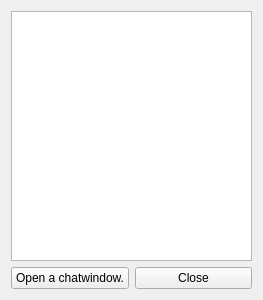
<ui version="4.0" >
 <class>logbrowserClass</class>
 <widget class="QWidget" name="logbrowserClass" >
  <property name="geometry" >
   <rect>
    <x>0</x>
    <y>0</y>
    <width>263</width>
    <height>300</height>
   </rect>
  </property>
  <property name="windowTitle" >
   <string>logbrowser</string>
  </property>
  <layout class="QHBoxLayout" name="horizontalLayout_2" >
   <item>
    <layout class="QVBoxLayout" name="verticalLayout" >
     <item>
      <widget class="QListWidget" name="listWidget" />
     </item>
     <item>
      <layout class="QHBoxLayout" name="horizontalLayout" >
       <item>
        <widget class="QPushButton" name="chat" >
         <property name="text" >
          <string>Open a chatwindow.</string>
         </property>
        </widget>
       </item>
       <item>
        <widget class="QPushButton" name="close" >
         <property name="text" >
          <string>Close</string>
         </property>
        </widget>
       </item>
      </layout>
     </item>
    </layout>
   </item>
  </layout>
 </widget>
 <layoutdefault spacing="6" margin="11" />
 <resources/>
 <connections/>
</ui>
